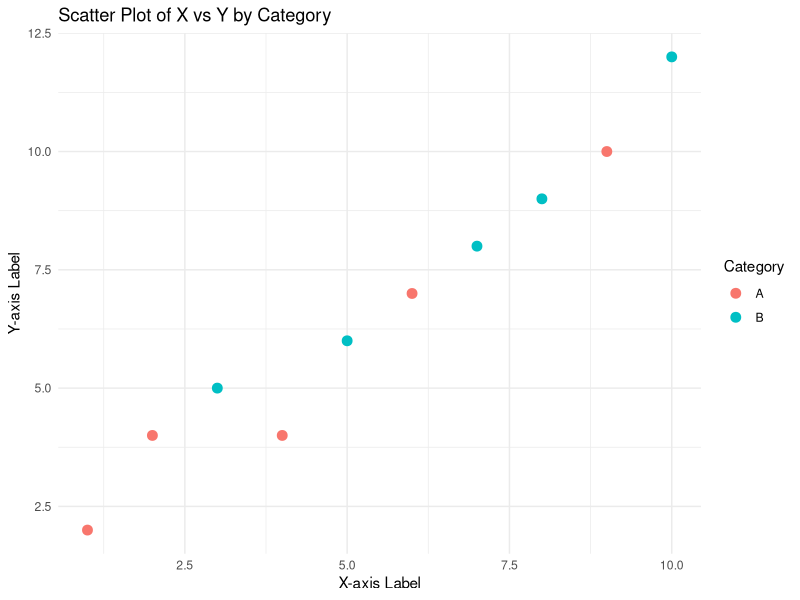

Recreate this plot in R.
## ---- chunk 1
print("hello world")
## ---- chunk 2
print("hello world")
## ---- chunk 3
# Load the ggplot2 library
library(ggplot2)

# Create a sample data frame
data <- data.frame(
  x_value = c(1, 2, 3, 4, 5, 6, 7, 8, 9, 10),
  y_value = c(2, 4, 5, 4, 6, 7, 8, 9, 10, 12),
  category = factor(c("A", "A", "B", "A", "B", "A", "B", "B", "A", "B"))
)

# Create the scatter plot
ggplot(data, aes(x = x_value, y = y_value, color = category)) +
  geom_point(size = 3) + # Add points and set their size
  labs(
    title = "Scatter Plot of X vs Y by Category",
    x = "X-axis Label",
    y = "Y-axis Label",
    color = "Category" # Legend title for color
  ) +
  theme_minimal() # Use a minimalist theme
